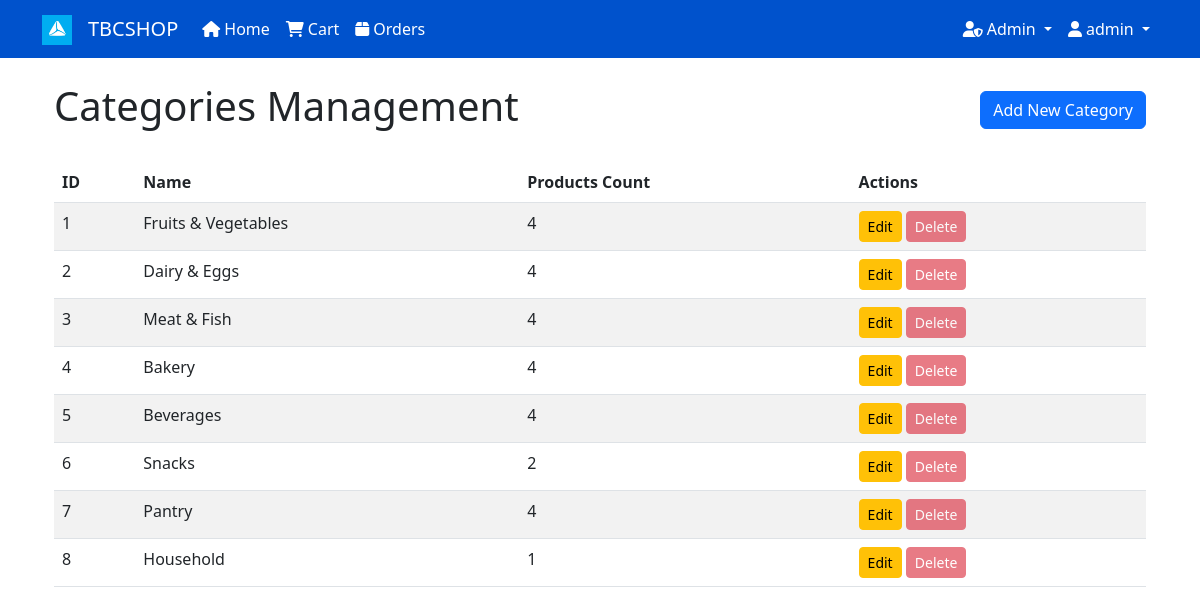
Page /admin/categories (signed in) on the committed database.
### models.py (models this page shows, shortened)
class User(db.Model, UserMixin):
    id = db.Column(db.Integer, primary_key=True)
    username = db.Column(db.String(20), unique=True, nullable=False)
    email = db.Column(db.String(120), unique=True, nullable=False)
    password_hash = db.Column(db.String(128), nullable=False)
    is_admin = db.Column(db.Boolean, default=False)
    date_joined = db.Column(db.DateTime, default=datetime.utcnow)
    cart_items = db.relationship('CartItem', backref='user', lazy=True)
    orders = db.relationship('Order', backref='user', lazy=True)

class Category(db.Model):
    id = db.Column(db.Integer, primary_key=True)
    name = db.Column(db.String(50), nullable=False)
    products = db.relationship('Product', backref='category', lazy=True)

### app.py (the view)
@app.route('/admin/categories')
@login_required
@admin_required
def admin_categories():
    categories = Category.query.all()
    return render_template('admin/categories.html', categories=categories)

### app.py (called while the page is built)
@login_manager.user_loader
def load_user(user_id):
    return User.query.get(int(user_id))

### utils.py (called while the page is built)
def admin_required(f):
    @wraps(f)
    def decorated_function(*args, **kwargs):
        if not current_user.is_authenticated or not current_user.is_admin:
            abort(403)
        return f(*args, **kwargs)
    return decorated_function

### website/templates/admin/categories.html (shortened to what this page needs)
{% extends "base.html" %}
{% block content %}
<div class="container">
    <div class="d-flex justify-content-between align-items-center mb-4">
        <h1>Categories Management</h1>
        <button type="button" class="btn btn-primary" data-bs-toggle="modal" data-bs-target="#addCategoryModal">
            Add New Category
        </button>
    </div>
    {% if categories %}
    <div class="table-responsive">
        <table class="table table-striped">
            <thead>
                <tr>
                    <th>ID</th>
                    <th>Name</th>
                    <th>Products Count</th>
                    <th>Actions</th>
                </tr>
            </thead>
            <tbody>
                {% for category in categories %}
                <tr>
                    <td>{{ category.id }}</td>
                    <td>{{ category.name }}</td>
                    <td>{{ category.products|length }}</td>
                    <td>
                        <button type="button" class="btn btn-sm btn-warning"
                                data-bs-toggle="modal"
                                data-bs-target="#editCategoryModal{{ category.id }}">
                            Edit
                        </button>
                        <button type="button" class="btn btn-sm btn-danger"
                                data-bs-toggle="modal"
                                data-bs-target="#deleteCategoryModal{{ category.id }}"
                                {% if category.products %}disabled{% endif %}
                                title="{% if category.products %}Cannot delete category with products{% endif %}">
                            Delete
                        </button>
                    </td>
                </tr>
                {% endfor %}
            </tbody>
        </table>
    </div>
    {% else %}
    <div class="alert alert-info">No categories found.</div>
    {% endif %}
</div>
{% endblock %}

### website/templates/base.html (shortened to what this page needs)
<!DOCTYPE html>
<html lang="en">
<head>
    <link href="https://cdn.jsdelivr.net/npm/bootstrap@5.3.0/dist/css/bootstrap.min.css" rel="stylesheet">
    <link href="https://cdnjs.cloudflare.com/ajax/libs/font-awesome/6.0.0/css/all.min.css" rel="stylesheet">
</head>
<body>
    <nav class="navbar navbar-expand-lg">
        <div class="container">
            <a class="navbar-brand" href="https://tbceducation.ge" target="_blank">
                <img src="{{ url_for('static', filename='images/tbc.png') }}" alt="TBC Logo" height="30">
            </a>
            <a class="navbar-brand" href="{{ url_for('home') }}">
                TBCSHOP
            </a>
            <div class="collapse navbar-collapse" id="navbarNav">
                <ul class="navbar-nav me-auto">
                    <li class="nav-item">
                        <a class="nav-link" href="{{ url_for('home') }}">
                            <i class="fas fa-home me-1"></i>Home
                        </a>
                    </li>
                    {% if current_user.is_authenticated %}
                    <li class="nav-item">
                        <a class="nav-link" href="{{ url_for('cart') }}">
                            <i class="fas fa-shopping-cart me-1"></i>Cart
                        </a>
                    </li>
                    <li class="nav-item">
                        <a class="nav-link" href="{{ url_for('orders') }}">
                            <i class="fas fa-box me-1"></i>Orders
                        </a>
                    </li>
                    {% endif %}
                </ul>
                <ul class="navbar-nav">
                    {% if current_user.is_authenticated %}
                        {% if current_user.is_admin %}
                        <li class="nav-item dropdown">
                            <a class="nav-link dropdown-toggle" href="#" id="adminDropdown" role="button" data-bs-toggle="dropdown">
                                <i class="fas fa-user-shield me-1"></i>Admin
                            </a>
                        </li>
                        {% endif %}
                        <li class="nav-item dropdown">
                            <a class="nav-link dropdown-toggle" href="#" id="userDropdown" role="button" data-bs-toggle="dropdown">
                                <i class="fas fa-user me-1"></i>{{ current_user.username }}
                            </a>
                        </li>
                    {% endif %}
                </ul>
            </div>
        </div>
    </nav>
    <div class="container mt-4">
        {% block content %}{% endblock %}
    </div>
</body>
</html>

### website/templates/base.html (style rules this page uses)
.navbar { background-color: #0052cc; }
.navbar-brand, .nav-link { color: white !important; }

### rows in the picture
User: username "admin"
Category: id "1", name "Fruits & Vegetables", products|length "4"
Category: id "2", name "Dairy & Eggs", products|length "4"
Category: id "3", name "Meat & Fish", products|length "4"
Category: id "4", name "Bakery", products|length "4"
Category: id "5", name "Beverages", products|length "4"
Category: id "6", name "Snacks", products|length "2"
Category: id "7", name "Pantry", products|length "4"
Category: id "8", name "Household", products|length "1"
